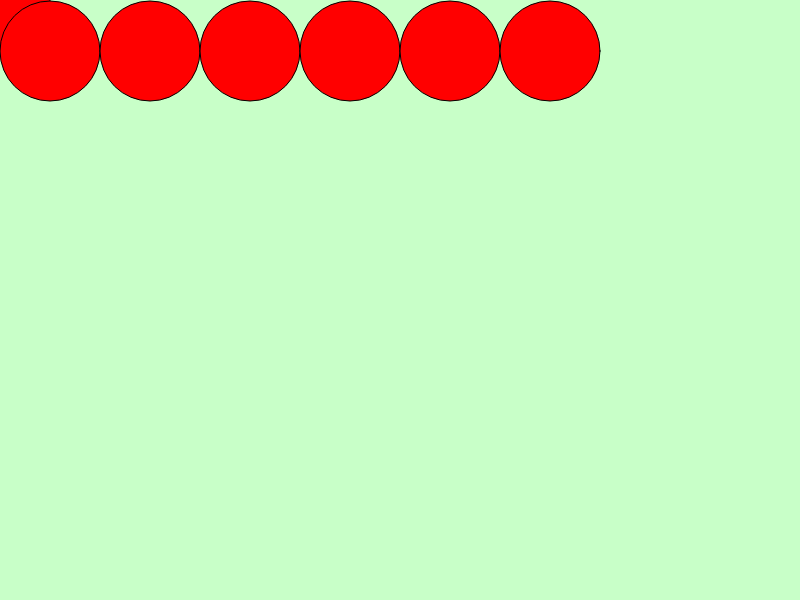
Frame 1 (no input)
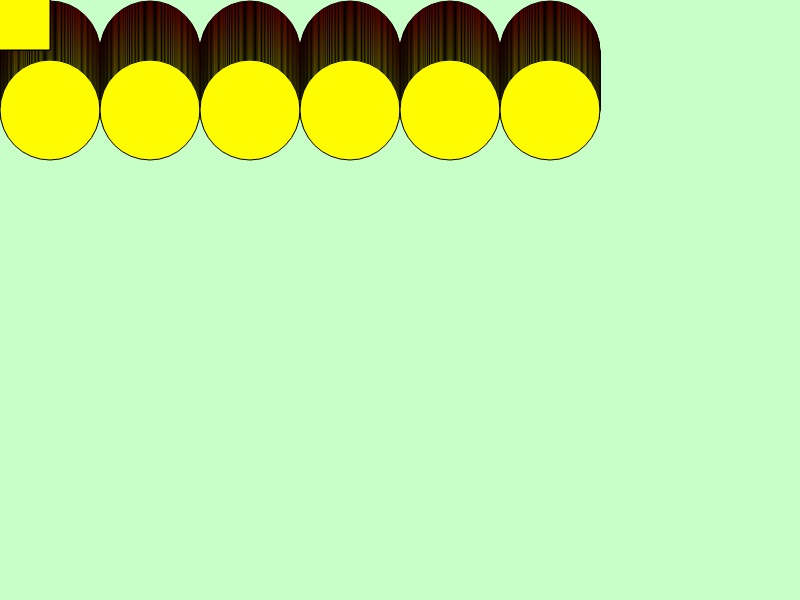
Frame 60 (no input)
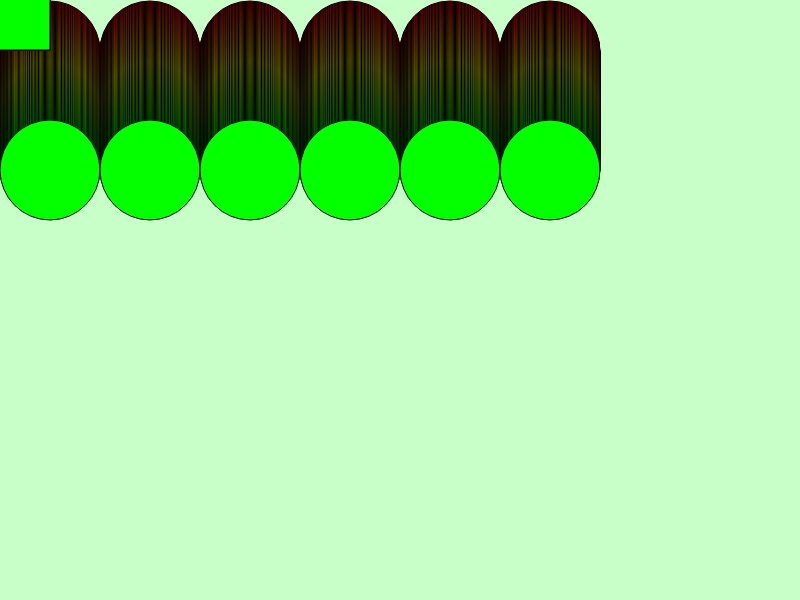
Frame 120 (the mouse pressed at the canvas centre since frame 60)

The p5.js sketch that drew these frames (run headless with seeded random() and noise() and a simulated clock; from frame 60 on, the mouse is pressed at the canvas centre):

// p5.js sketch
// ── sketch.js
var h = 0;
var ellipseY = 0;
var ellipseD = 100;

function setup() {
  // put setup code here
  createCanvas(800, 600);
  background(200, 255, 200);


  colorMode(HSB);
}

function draw() {
  // put drawing code here
  // background(200, 255, 200);

  fill(h, 100, 100);
  h = (h+1)%360;

  ellipseY = ellipseY + 1;

  rectMode(CENTER);
  rect(0, 0, 100, 100);

  ellipseMode(CORNER);
  ellipse(000, ellipseY, ellipseD, ellipseD);
  ellipse(100, ellipseY, ellipseD, ellipseD);
  ellipse(200, ellipseY, ellipseD, ellipseD);
  ellipse(300, ellipseY, ellipseD, ellipseD);
  ellipse(400, ellipseY, ellipseD, ellipseD);
  ellipse(500, ellipseY, ellipseD, ellipseD);
}
